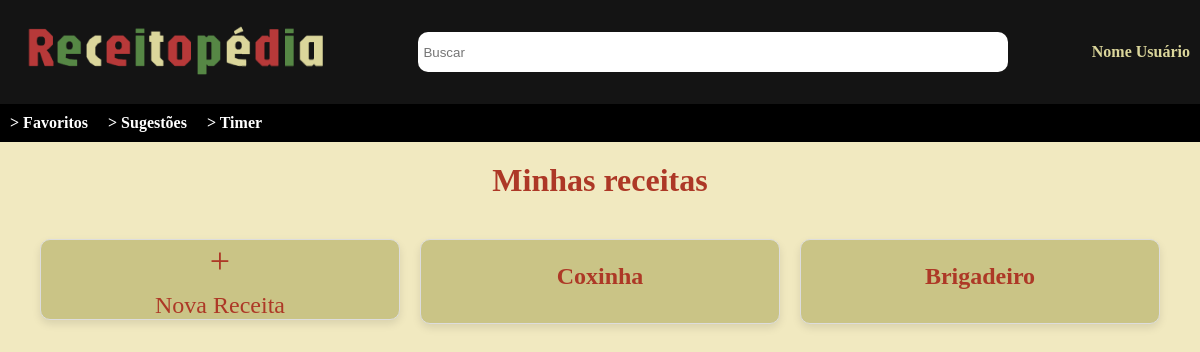
Before: / with the older database file.
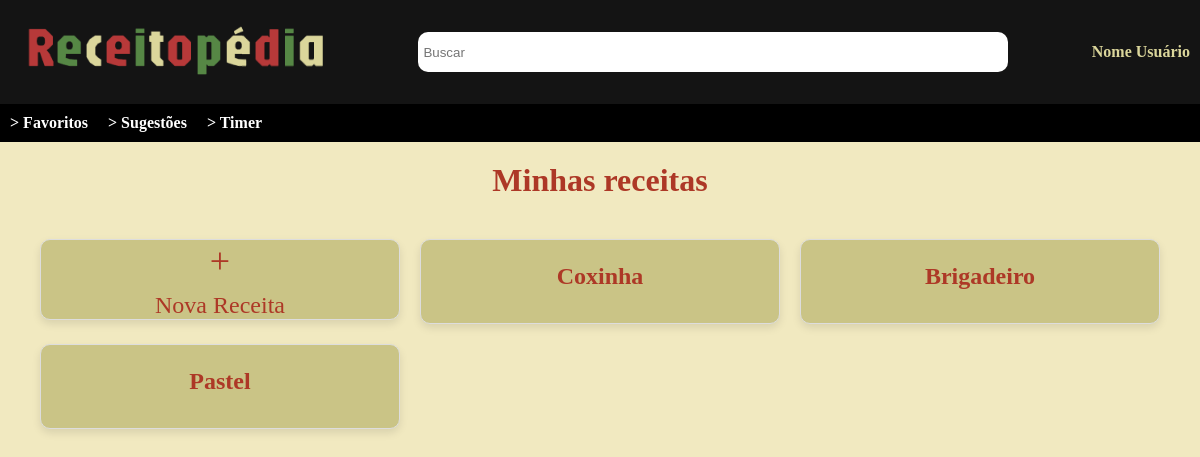
After: the same page with the newer database file.
### aplicacao/models.py (models this page shows)
class receita(models.Model):
    nome = models.CharField(max_length=100)
    ingredientes = models.TextField(default="Ingredientes não informados")
    modo_preparo = models.TextField(default="Ingredientes não informados")
    comentarios = models.TextField(default="Comentários não informados")

### aplicacao/views.py (the view)
# urls.py: path('', views.HomeView.as_view(), name="home"),
class HomeView(View):
    def get(self, request):
        Receita = receita.objects.all()
        ctx = {
            'todas_as_receitas': Receita,
        }
        return render(request, 'home.html', ctx)

### aplicacao/templates/home.html (shortened to what this page needs)
{% load static %}
<!DOCTYPE html>
<html lang="pt-BR">
<head>
    <link rel="stylesheet" href="{% static 'aplicacao/css/home.css' %}">
    <link rel="stylesheet" href="https://cdnjs.cloudflare.com/ajax/libs/font-awesome/6.0.0-beta3/css/all.min.css">
</head>
<body>
    <header>
        <a href="{%url 'aplicacao:home'%}">
            <div class="space">
                <img src="{% static 'aplicacao/img/logo_receitopedia.png' %}" alt="Logo da Receitopédia">
            </div>
        </a>
        <input type="text" placeholder="Buscar">
        <div class="user-info">
            <span>Nome Usuário</span>
        </div>
    </header>
    <nav>
        <ul>
            <li><a href="#">> Favoritos</a></li>
            <li><a href="#">> Sugestões</a></li>
            <li><a href="#">> Timer</a></li>
        </ul>
    </nav>
    <main>
        <h1>Minhas receitas</h1>
        <div class="recipe-list">
            <section class="receitas">
                <a href="{%url 'aplicacao:adicionar'%}" id="linkadd">
                    <div class="card nova-receita">
                        <span class="plus">+</span>
                        <p>Nova Receita</p>
                    </div>
                </a>
                {% for Receita in todas_as_receitas %}
                    <a href="{% url 'aplicacao:visualizar' Receita.id %}" id="linkReceitas">
                        <div class="recipe-card">
                            <h2>{{Receita.nome}}</h2>
                        </div>
                    </a>
                {% endfor %}
            </section>
        </div>
    </main>
</body>
</html>

Changed rows visible on the page:
added receita: nome "Pastel"
